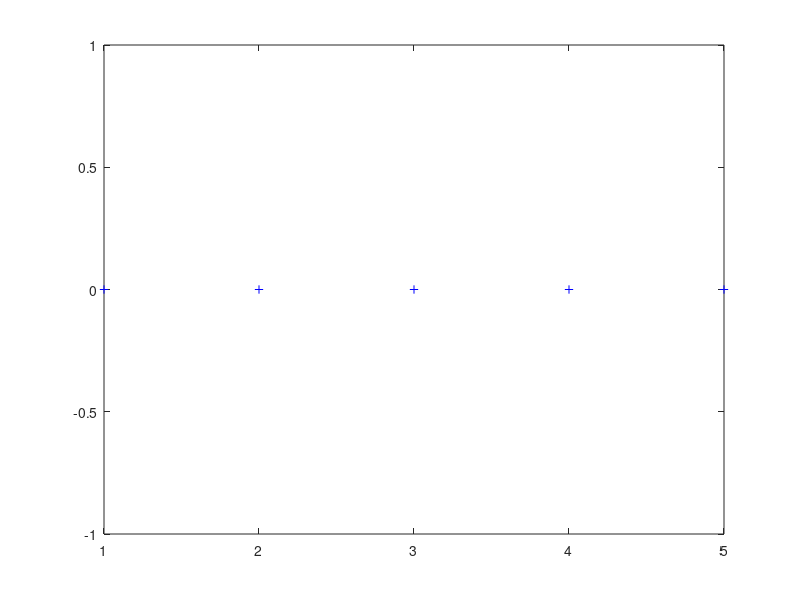

Write the MATLAB code that produced this figure.
a = input('Give a: ');
b = input('Give b: ');
r = input('Give r0: ');
m = input('Give m: ');
n = input('Give number of sample n: ');
R = zeros();
for i=1:n
    r = mod(a*r+b,m);
    R(i) = r;
    %Printing generated Random numbers
    fprintf('%4.0f    ',r);
    p = mod(i,4);
    if(p==0)
        fprintf('\n');
    end;
end
fprintf('\n');
plot(R,'+b');

    